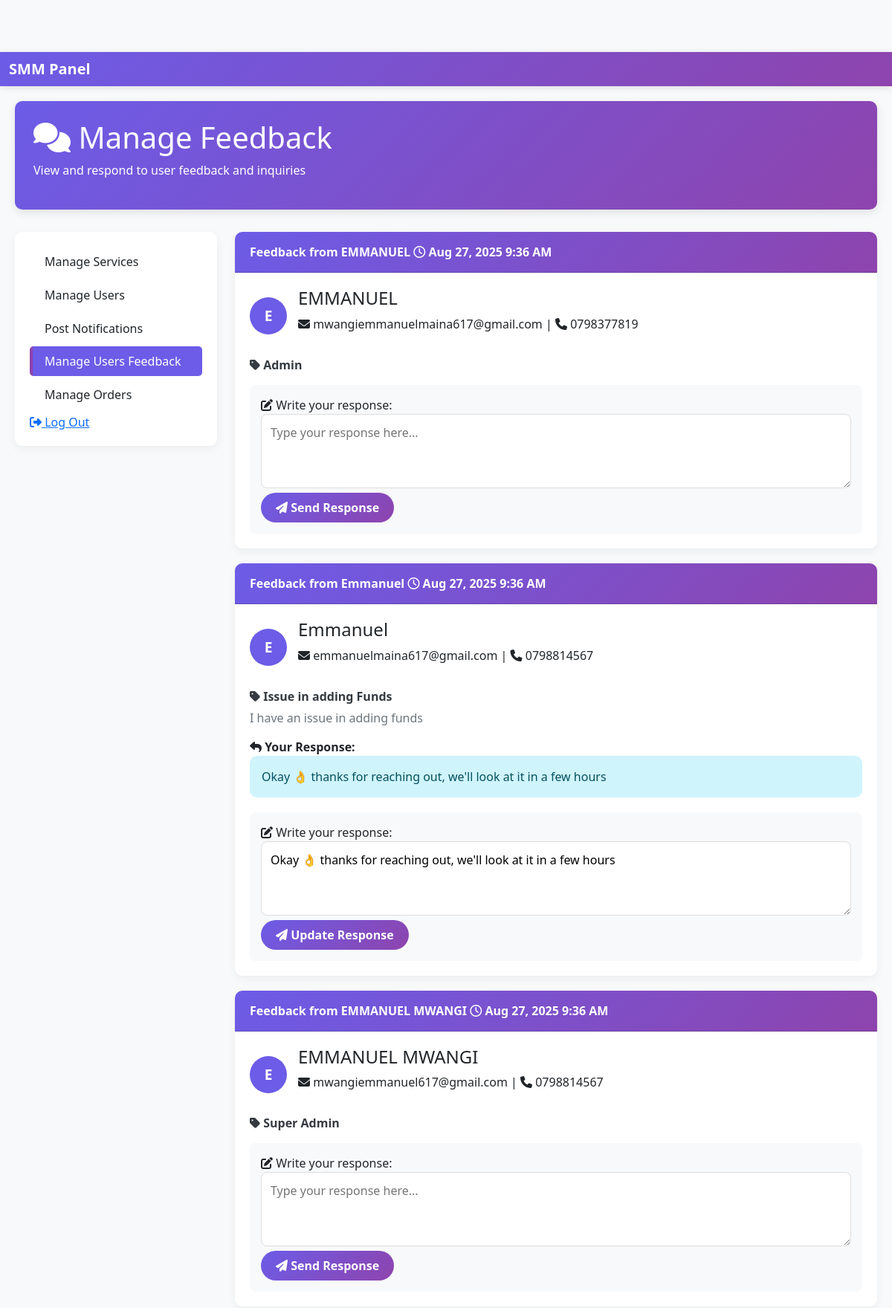
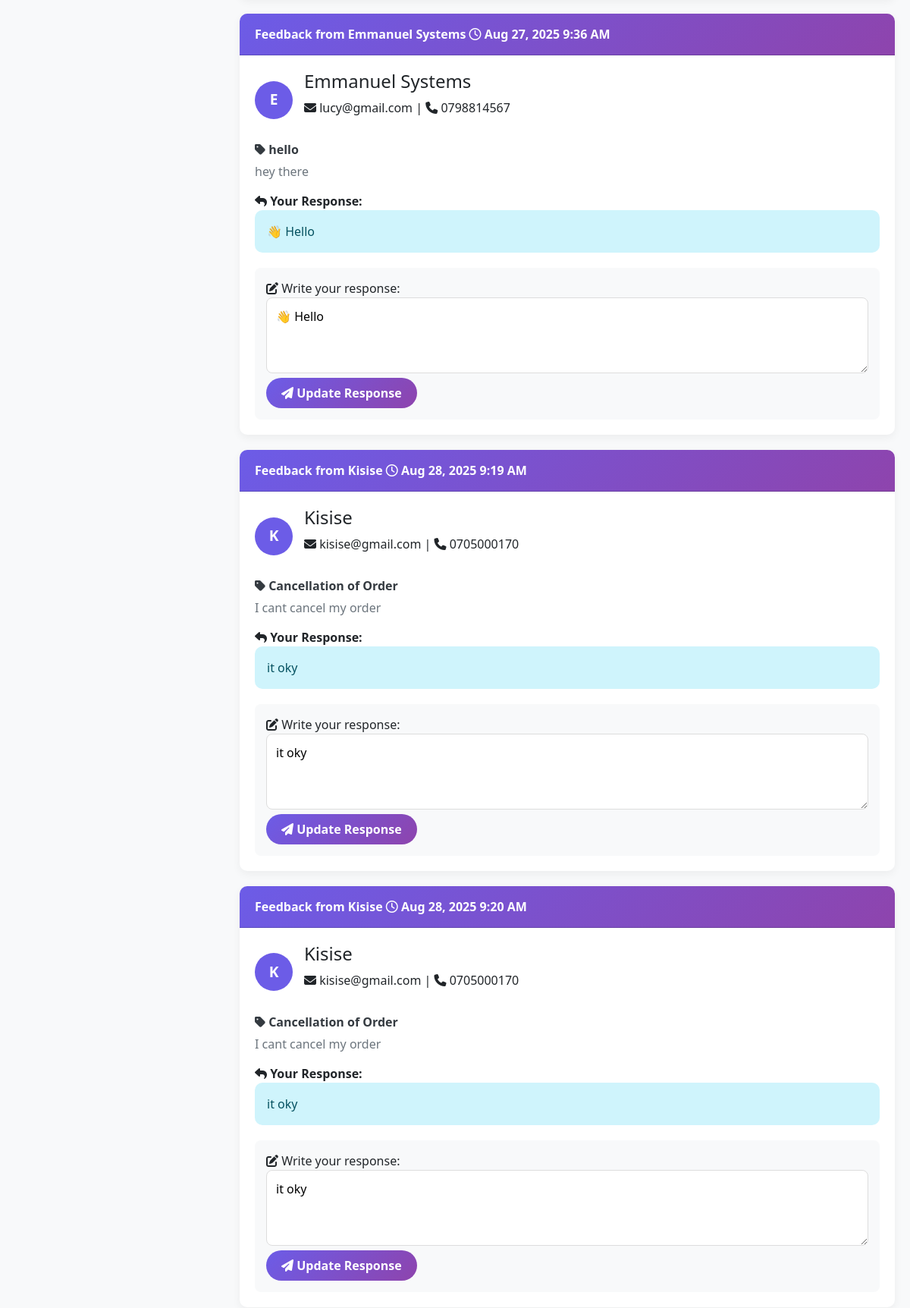
Screenshot of /manage_feedback.php (signed in, upper part) with the database file from the repository (2 pictures, top to bottom).
### tables this page shows
CREATE TABLE `contact` (
  `id` int(11) NOT NULL,
  `Name` varchar(250) NOT NULL,
  `Email` varchar(250) NOT NULL,
  `Mobile` varchar(250) NOT NULL,
  `Subject` varchar(250) NOT NULL,
  `Message` varchar(250) NOT NULL,
  `Response` text DEFAULT NULL,
  `Status` enum('unread','read') DEFAULT 'unread',
  `created_at` timestamp(6) NOT NULL DEFAULT current_timestamp(6)
);

### manage_feedback.php (the view, shortened to what this page needs)
<?php
$conn = Connect();
$sql = "SELECT * FROM contact ORDER BY Name ASC";
$result = $conn->query($sql);
$feedback_data = [];
if ($result->num_rows > 0) {
    while($row = $result->fetch_assoc()) {
        $feedback_data[] = $row;
    }
}
?>
<!DOCTYPE html>
<html lang="en">
<head>
    <link rel="stylesheet" type="text/css" href="css/managefeedback.css">
    <link rel="stylesheet" href="https://cdnjs.cloudflare.com/ajax/libs/font-awesome/6.4.0/css/all.min.css">
    <link href="https://cdn.jsdelivr.net/npm/bootstrap@5.3.0/dist/css/bootstrap.min.css" rel="stylesheet">
</head>
<body>
    <nav class="navbar navbar-inverse navbar-fixed-top" role="navigation">
        <div class="container-fluid">
            <div class="navbar-header">
                <a class="navbar-brand" href="index.php">SMM Panel</a>
            </div>
        </div>
    </nav>
    <div class="admin-container">
        <div class="page-header">
            <h1><i class="fas fa-comments"></i> Manage Feedback</h1>
            <p>View and respond to user feedback and inquiries</p>
        </div>
        <div class="row">
            <div class="col-md-3">
                <div class="sidebar">
                    <div class="list-group">
                        <a href="manageservices.php" class="list-group-item">Manage Services</a>
                        <a href="manage_users.php" class="list-group-item">Manage Users</a>
                        <a href="post_notifications.php" class="list-group-item">Post Notifications</a>
                        <a href="manage_feedback.php" class="list-group-item active">Manage Users Feedback</a>
                        <a href="manage_orders.php" class="list-group-item">Manage Orders</a>
                        <a href="logout_m.php"><i class="fas fa-sign-out-alt"></i> Log Out</a>
                    </div>
                </div>
            </div>
            <div class="col-md-9">
                <?php if (count($feedback_data) > 0): ?>
                    <?php foreach ($feedback_data as $feedback): ?>
                        <div class="card">
                            <div class="card-header">
                                Feedback from <?php echo $feedback['Name']; ?>
                                <span class="pull-right">
                                    <i class="far fa-clock"></i>
                                    <?php
                                        $date = new DateTime($feedback['created_at'] ?? 'now');
                                        echo $date->format('M j, Y g:i A');
                                    ?>
                                </span>
                            </div>
                            <div class="feedback-item">
                                <div class="customer-info">
                                    <div class="customer-avatar">
                                        <?php echo strtoupper(substr($feedback['Name'], 0, 1)); ?>
                                    </div>
                                    <div>
                                        <h4><?php echo $feedback['Name']; ?></h4>
                                        <p>
                                            <i class="fas fa-envelope"></i> <?php echo $feedback['Email']; ?> |
                                            <i class="fas fa-phone"></i> <?php echo $feedback['Mobile']; ?>
                                        </p>
                                    </div>
                                </div>
                                <div class="feedback-content">
                                    <div class="subject">
                                        <i class="fas fa-tag"></i> <?php echo $feedback['Subject']; ?>
                                    </div>
                                    <div class="message">
                                        <?php echo nl2br(htmlspecialchars($feedback['Message'])); ?>
                                    </div>
                                </div>
                                <?php if (!empty($feedback['Response'])): ?>
                                    <div class="response-display">
                                        <strong><i class="fas fa-reply"></i> Your Response:</strong>
                                        <div class="alert alert-info">
                                            <?php echo nl2br(htmlspecialchars($feedback['Response'])); ?>
                                        </div>
                                    </div>
                                <?php endif; ?>
                                <form method="POST" class="response-form">
                                    <div class="form-group">
                                        <label for="response-<?php echo $feedback['Email']; ?>">
                                            <i class="fas fa-edit"></i> Write your response:
                                        </label>
                                        <textarea
                                            id="response-<?php echo $feedback['Email']; ?>"
                                            name="response"
                                            class="response-textarea"
                                            placeholder="Type your response here..."
                                            required
                                        ><?php echo isset($feedback['Response']) ? htmlspecialchars($feedback['Response']) : ''; ?></textarea>
                                    </div>
                                    <button type="submit" name="respond" class="btn-respond">
                                        <i class="fas fa-paper-plane"></i> <?php echo !empty($feedback['Response']) ? 'Update Response' : 'Send Response'; ?>
                                    </button>
                                </form>
                            </div>
                        </div>
                    <?php endforeach; ?>
                <?php endif; ?>
            </div>
        </div>
    </div>
</body>
</html>

### css/managefeedback.css (style rules this page uses)
:root { --primary-color: #6c5ce7; --secondary-color: #8e44ad; --success-color: #00b894; --warning-color: #fdcb6e; --danger-color: #d63031; --light-color: #f8f9fa; --dark-color: #343a40; }
body { background-color: #f8f9fa; font-family: 'Segoe UI', Tahoma, Geneva, Verdana, sans-serif; padding-top: 70px; }
.navbar { background: linear-gradient(135deg, var(--primary-color) 0%, var(--secondary-color) 100%); box-shadow: 0 2px 10px rgba(0, 0, 0, 0.1); }
.navbar-brand, .navbar-nav li a { color: white !important; font-weight: 600; }
.admin-container { max-width: 1400px; margin: 0 auto; padding: 20px; }
.page-header { background: linear-gradient(135deg, var(--primary-color) 0%, var(--secondary-color) 100%); color: white; padding: 25px; border-radius: 10px; margin-bottom: 30px; box-shadow: 0 4px 12px rgba(0, 0, 0, 0.1); }
.card { border: none; border-radius: 10px; box-shadow: 0 4px 12px rgba(0, 0, 0, 0.05); margin-bottom: 20px; transition: transform 0.3s ease; }
.card-header { background: linear-gradient(135deg, var(--primary-color) 0%, var(--secondary-color) 100%); color: white; border-radius: 10px 10px 0 0 !important; padding: 15px 20px; font-weight: 600; }
.feedback-item { padding: 20px; border-bottom: 1px solid #eee; }
.feedback-item:last-child { border-bottom: none; }
.customer-info { display: flex; align-items: center; margin-bottom: 15px; }
.customer-avatar { width: 50px; height: 50px; border-radius: 50%; background-color: var(--primary-color); display: flex; align-items: center; justify-content: center; color: white; font-weight: bold; font-size: 1.2rem; margin-right: 15px; }
.feedback-content { margin-bottom: 15px; }
.subject { font-weight: 600; color: var(--dark-color); margin-bottom: 5px; }
.message { color: #6c757d; line-height: 1.5; }
.response-form { background-color: #f8f9fa; padding: 15px; border-radius: 8px; margin-top: 15px; }
.response-textarea { border-radius: 8px; border: 1px solid #ddd; padding: 12px; width: 100%; resize: vertical; min-height: 100px; }
.btn-respond { background: linear-gradient(135deg, var(--primary-color) 0%, var(--secondary-color) 100%); color: white; border: none; border-radius: 20px; padding: 8px 20px; font-weight: 600; transition: all 0.3s ease; }
.alert { border-radius: 10px; margin-bottom: 20px; border: none; }
.sidebar { background-color: white; border-radius: 10px; padding: 20px; box-shadow: 0 4px 12px rgba(0, 0, 0, 0.05); margin-bottom: 20px; }
.sidebar .list-group-item { border: none; border-left: 4px solid transparent; margin-bottom: 5px; border-radius: 5px; transition: all 0.3s ease; }
.sidebar .list-group-item.active { background-color: var(--primary-color); color: white; border-left-color: var(--secondary-color); }

### rows the page displays
contact: Name "EMMANUEL", created_at "Aug 27, 2025 9:36 AM", Name "E", Email "mwangiemmanuelmaina617@gmail.com", Mobile "0798377819", Subject "Admin", shows "Send Response"
contact: Name "Emmanuel", created_at "Aug 27, 2025 9:36 AM", Name "E", Email "emmanuelmaina617@gmail.com", Mobile "0798814567", Subject "Issue in adding Funds", Message "I have an issue in adding funds", Response "Okay 👌 thanks for reaching out, we'll look at it in a few hours", response "Okay 👌 thanks for reaching out, we'll look at it in a few hours", shows "Update Response"
contact: Name "EMMANUEL MWANGI", created_at "Aug 27, 2025 9:36 AM", Name "E", Email "mwangiemmanuel617@gmail.com", Mobile "0798814567", Subject "Super Admin", shows "Send Response"
contact: Name "Emmanuel Systems", created_at "Aug 27, 2025 9:36 AM", Name "E", Email "lucy@gmail.com", Mobile "0798814567", Subject "hello", Message "hey there", Response "👋 Hello", response "👋 Hello", shows "Update Response"
contact: Name "Kisise", created_at "Aug 28, 2025 9:19 AM", Name "K", Email "kisise@gmail.com", Mobile "0705000170", Subject "Cancellation of Order", Message "I cant cancel my order", Response "it oky", response "it oky", shows "Update Response"
contact: Name "Kisise", created_at "Aug 28, 2025 9:20 AM", Name "K", Email "kisise@gmail.com", Mobile "0705000170", Subject "Cancellation of Order", Message "I cant cancel my order", Response "it oky", response "it oky", shows "Update Response"
